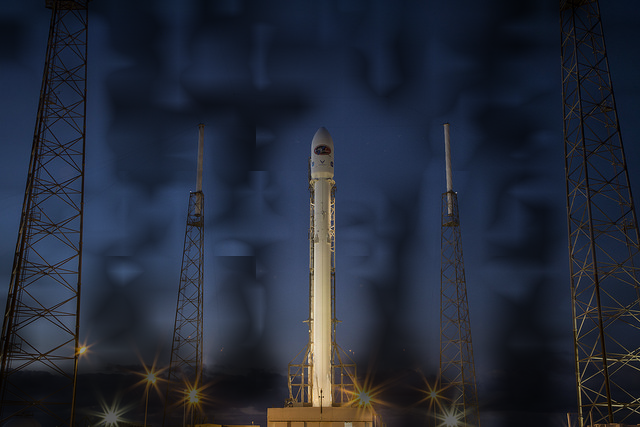
#> input picture assets/example-spotlight.png, 640 x 427 px; its folder holds only this picture in this run
$ python -i spotlight.py   (imports and definitions only)
#> lines starting #> are read from the running program, lines starting #| are printed output that depends on the picture
"""Question-conditioned visual spotlight policy and image intervention."""

from __future__ import annotations

import re
from dataclasses import dataclass, field
from typing import Sequence

import numpy as np
from PIL import Image, ImageEnhance, ImageFilter

from .config import SpotlightConfig


_STOPWORDS = {
    "a",
    "an",
    "and",
    "are",
    "color",
    "does",
    "for",
    "in",
    "is",
    "of",
    "on",
    "the",
    "there",
    "to",
    "what",
    "which",
    "with",
}


# [10 lines left out: function compact_visual_phrase, not called in this run]


def sigmoid(x: np.ndarray) -> np.ndarray:
    return 1.0 / (1.0 + np.exp(-x))


# [7 lines left out: function normalize_map, not called in this run]


@dataclass(frozen=True)
class CropRelevance:
    """A crop-level relevance map and its box in full-map coordinates.

    `box` is `(left, top, right, bottom)` in the target relevance-map grid, not
    image pixels. For example, on a 14x14 map, `(0, 0, 7, 7)` denotes the
    upper-left quadrant.
    """

    relevance: np.ndarray
    box: tuple[int, int, int, int]


# [52 lines left out: functions warp_crop_relevance, fuse_relevance_maps, relevance_to_mask, upsample_mask, not called in this run]


def background_degrade(
    image: Image.Image,
    *,
    strength: float = 0.35,
    blur_radius: float = 1.2,
) -> Image.Image:
    """Fixed background-degrading transform B(x).

    The paper uses background dimming; this implementation dims and lightly
    blurs the background to make foreground evidence easier to read.
    """

    strength = float(np.clip(strength, 0.0, 1.0))
    base = image.convert("RGB")
    dimmed = ImageEnhance.Brightness(base).enhance(1.0 - strength)
    if blur_radius > 0:
        dimmed = dimmed.filter(ImageFilter.GaussianBlur(radius=blur_radius))
    return dimmed


# [26 lines left out: functions apply_spotlight, mask_to_image, not called in this run]


@dataclass
class GridSpotlightPolicy:
    """A lightweight policy that can be swapped for CLIP+LoRA.

    The paper computes CLIP patch-text similarities from global and crop views,
    then fuses them by max pooling. This default policy provides the same mask
    policy contract without shipping a CLIP model: callers may seed it with any
    external relevance map through `set_relevance_map`, and GRPO-like updates
    adjust the grid logits per instance.
    """

    config: SpotlightConfig = field(default_factory=SpotlightConfig)
    _initial_logits: np.ndarray = field(init=False, repr=False)
    _logits: np.ndarray = field(init=False, repr=False)

    def __post_init__(self) -> None:
        self._initial_logits = np.zeros(self.config.grid_size, dtype=np.float32)
        self._logits = self._initial_logits.copy()

    def reset(self) -> None:
        self._logits = self._initial_logits.copy()

    # [65 lines left out: functions set_relevance_map, score_mask, sample, update, not called in this run]

>>> from PIL import Image
>>> picture = Image.open('../assets/example-spotlight.png')
#> picture is the input picture: PIL image 640x427 RGB; mean R, G, B 35.2, 41.6, 56.2
>>> result = background_degrade(picture)
#> in background_degrade, `dimmed = ImageEnhance.Brightness(base).enhance(1.0 - strength)`:
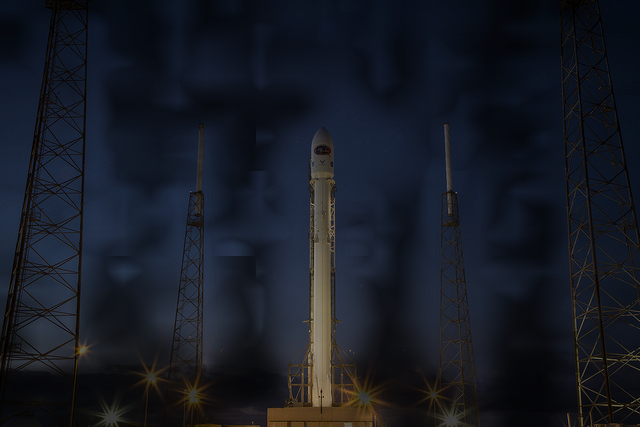
#> dimmed: PIL image 640x427 RGB; mean R, G, B 22.4, 26.6, 36.1

$ run again, on assets/example.png
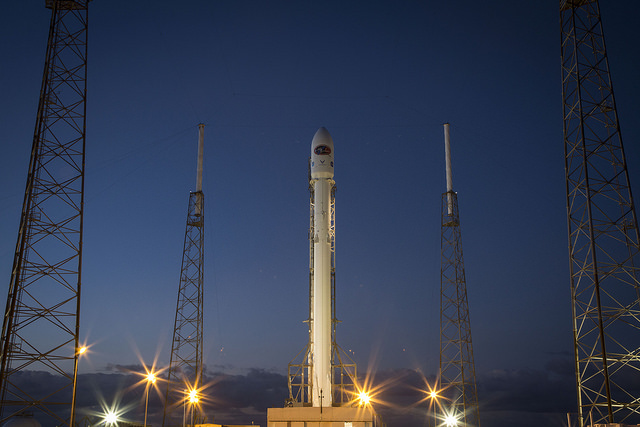
#> input picture assets/example.png, 640 x 427 px
#> picture is the input picture: PIL image 640x427 RGB; mean R, G, B 52.3, 61.3, 82.3
#> in background_degrade, `dimmed = ImageEnhance.Brightness(base).enhance(1.0 - strength)`:
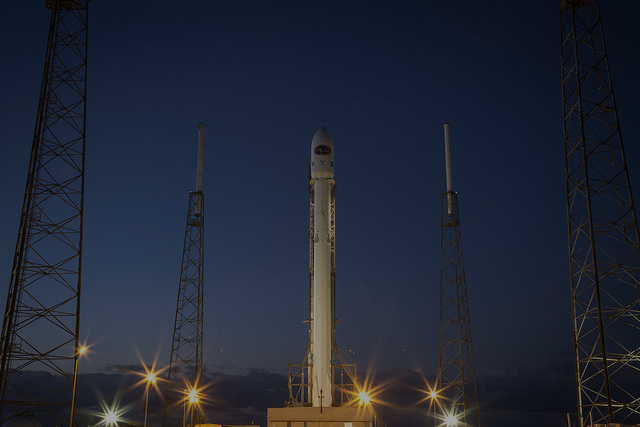
#> dimmed: PIL image 640x427 RGB; mean R, G, B 33.5, 39.4, 53
